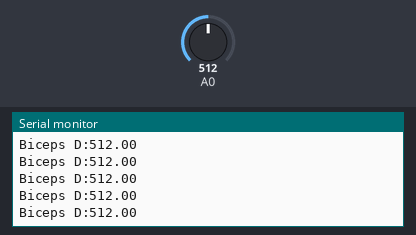
This sketch was run on a simulated Arduino Uno, built with avr-gcc and run on an emulated ATmega328P. Shown: the last lines printed to the serial monitor. The inputs (shaded band) are chosen by the test bench; at power-on: A0 = 512.

Above: at 1.2 s.
1.3 s: A0 set to 716
At 1.31 s:
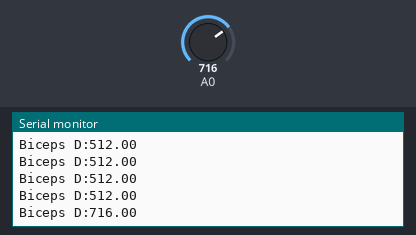
2.8 s: A0 set to 900
At 2.82 s:
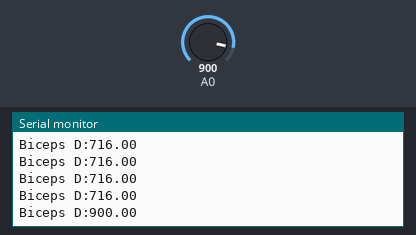
Timing chart, 0 to 5.8 s (numbered marks = the images above; inputs shaded):
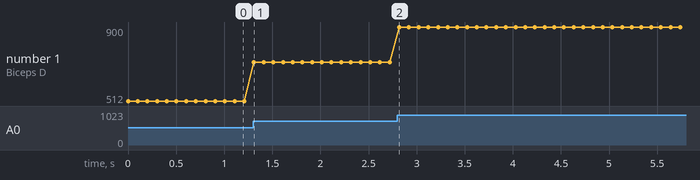

The sketch:

Teste_Modulo_EMG.ino
```cpp
   /*
  EMG-Muscular-Signal-Sensor
  made on 26 Jan 2021
  by Amir Mohammad Shojaee @ Electropeak
  Home

*/
int contracao = 160;
int LED = 13;
float media;
float fator = 0.05;

void setup() {
  Serial.begin(115200);
 // pinMode(LED, OUTPUT);
 // media = 0;
}

void loop() {
  float medida = analogRead(A0);
  //media = media *(1-fator) + medida*fator;

  Serial.print("Biceps D:");
  Serial.println(medida);
  //Serial.print(" ");
  //Serial.print(",");
  //Serial.print("\tVariable_2:");
  //Serial.print(contracao);
  //Serial.print("\tmedia:");
  //Serial.println(media);

  //if(analogRead(A0) >= contracao){
  //  digitalWrite(LED, HIGH);
  //}
  //else {
  //  digitalWrite(LED, LOW);
  //}
  delay(100);
}
```

Measured:
- after the input at 1.3 s, the serial monitor: prints a new line at once (image 1)
- after the input at 2.8 s, the serial monitor: prints a new line at once (image 2)
- plotted number 1: 512 → 716 after the input at 1.3 s, 716 → 900 after the input at 2.8 s
